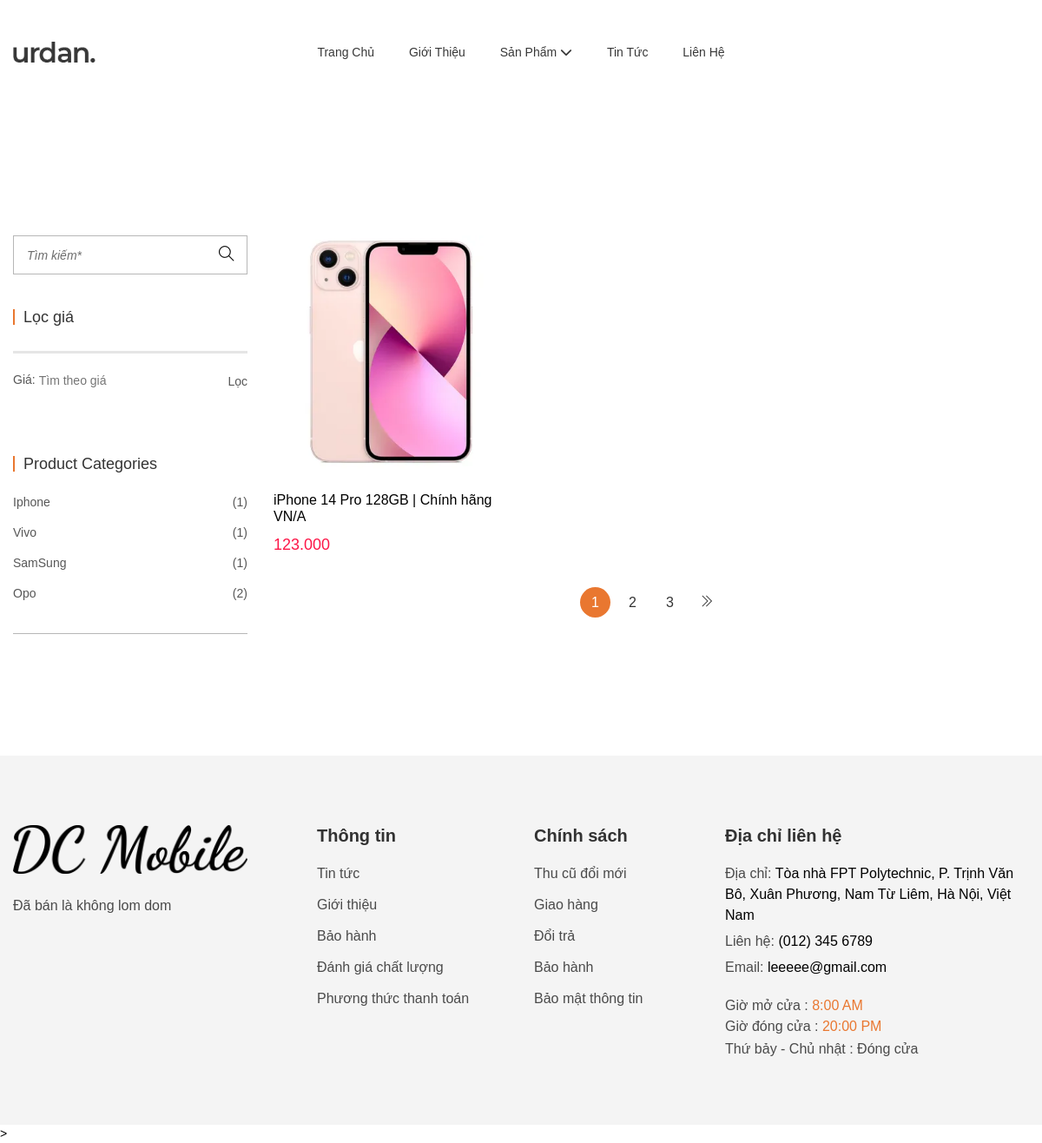
/?act=sptheodm&id=4, run on the app's committed database.
### tables this page shows
CREATE TABLE `sanpham` (
  `id` int NOT NULL,
  `tensp` varchar(255) NOT NULL,
  `giasp` int NOT NULL DEFAULT '0',
  `img` varchar(255) NOT NULL,
  `soluong` int NOT NULL,
  `trangthai` tinyint NOT NULL DEFAULT '0' COMMENT '0. Còn hàng\r\n1. Hết hàng',
  `mota` text NOT NULL,
  `luotxem` int NOT NULL DEFAULT '0',
  `iddm` int NOT NULL
);

CREATE TABLE `danhmuc` (
  `id` int NOT NULL,
  `name` varchar(255) NOT NULL,
  `img` varchar(255) NOT NULL,
  `is_delete` tinyint(1) NOT NULL DEFAULT '0'
);

### index.php (called while the page is built, shortened)
<?php
require_once "app/Model/clientModel/sanpham.php";
require_once "app/Model/clientModel/taikhoan.php";
require_once "app/Model/clientModel/pdo.php";
require_once "app/view/Client/header.php";
require_once "app/Controller/ClientController.php";
require_once "app/Model/clientModel/pdo.php";
require_once "app/view/Client/header.php";
require_once "app/Controller/ClientController.php";
require_once "app/view/Client/footer.php";

### app/Model/ClientModel/pdo.php (called while the page is built, shortened)
<?php
function pdo_get_connection(){
    $servername = "localhost";
    $username = "root";
    $password = "";
    try {
        $conn = new PDO("mysql:host=$servername;dbname=duan1_2024", $username, $password);
        $conn->setAttribute(PDO::ATTR_ERRMODE, PDO::ERRMODE_EXCEPTION);
        return $conn;
    } catch(PDOException $e) {
        echo "Connection failed: " . $e->getMessage();
    }
}
function pdo_query($sql){
    $sql_args=array_slice(func_get_args(),1);
    try{
        $conn=pdo_get_connection();
        $stmt=$conn->prepare($sql);
        $stmt->execute($sql_args);
        $rows=$stmt->fetchAll();
        return $rows;
    }
    catch(PDOException $e){
        throw $e;
    }
    finally{
        unset($conn);
    }
}
function pdo_query_one($sql){
    $sql_args=array_slice(func_get_args(),1);
    try{
        $conn=pdo_get_connection();
        $stmt=$conn->prepare($sql);
        $stmt->execute($sql_args);
        $row=$stmt->fetch(PDO::FETCH_ASSOC);
        return $row;
    }
    catch(PDOException $e){
        throw $e;
    }
    finally{
        unset($conn);
    }
}
?>

### app/Model/ClientModel/sanpham.php (called while the page is built, shortened)
<?php
function loadall_danhmuc()
{
    $sql = "SELECT * FROM danhmuc WHERE is_delete = 0";
    $listdanhmuc = pdo_query($sql);
    return $listdanhmuc;
}
function dem_sp_dm($iddm)
{
    $query = "SELECT COUNT(*) as countsp FROM sanpham WHERE iddm = '$iddm'";
    return pdo_query_one($query);
}
function load_all_spdm($iddm, $kyw, $giadau, $giacuoi, $page)
{
    $query = "SELECT * FROM sanpham WHERE 1";
    if ($iddm > 0) {
        $query .= " AND iddm=$iddm";
    }
    $batdau = intval($page * 9 - 9);
    $query .= " ORDER BY id desc limit $batdau,9";
    return pdo_query($query);
}

### app/Model/ClientModel/danhmuc.php (called while the page is built)
<?php
function load_danhmuchome(){
    $sql = "select * from danhmuc";
    $dm = pdo_query($sql);
    return $dm;
}

### app/view/Client/sanpham/sptheodm.php (the view, shortened to what this page needs)
<div class="shop-area shop-page-responsive pt-100 pb-100">
    <div class="container">
        <div class="row flex-row-reverse">
            <div class="col-lg-9">
                <div class="shop-bottom-area">
                    <div class="tab-content jump">
                        <div id="shop-1" class="tab-pane active">
                            <div class="row">
                                <?php
                                foreach ($list_sp_dm as $sp) {
                                    extract($sp);
                                ?>
                                    <div class="col-lg-4 col-md-4 col-sm-6 col-12">
                                        <div class="product-wrap mb-35" data-aos="fade-up" data-aos-delay="200">
                                            <div class="product-img img-zoom mb-25">
                                                <a href="product-details.html">
                                                    <img src="public/images/<?= $img ?>" alt="">
                                                </a>
                                            </div>
                                            <div class="product-content">
                                                <h3><a href=""><?= $tensp ?></a></h3>
                                                <div class="product-price">
                                                    <span class="new-price"><?= number_format($giasp, 3) ?> </span>
                                                </div>
                                            </div>
                                        </div>
                                    </div>
                                <?php } ?>
                            </div>
                            <div class="pagination-style-1" data-aos="fade-up" data-aos-delay="200">
                                <ul>
                                    <li><a class="active" href="#">1</a></li>
                                    <li><a href="#">2</a></li>
                                    <li><a href="#">3</a></li>
                                    <li><a class="next" href="#"><i class="ti-angle-double-right"></i></a></li>
                                </ul>
                            </div>
                        </div>
                    </div>
                </div>
            </div>
            <div class="col-lg-3">
            <?php extract($listdm);?>
                <div class="sidebar-wrapper">
                <div class="sidebar-widget mb-40" data-aos="fade-up" data-aos-delay="200">
                        <div class="search-wrap-2">
                            <form class="search-2-form" method="post" action="?act=sptheodm&id=<?=$iddm?>">
                                <input placeholder="Tìm kiếm*" type="text" name="timkiem">
                                <button class="button-search" type="submit" name="submittimkiem"><i class=" ti-search "></i></button>
                            </form>
                        </div>
                    </div>
                    <form action="?act=sptheodm&id=<?=$iddm?>" method="post">
                        <div class="sidebar-widget  mb-40 pb-35" data-aos="fade-up" data-aos-delay="200">
                            <div class="sidebar-widget-title mb-30">
                                <h3>Lọc giá</h3>
                            </div>
                            <div class="price-filter">
                                <div id="slider-range"></div>
                                <div class="price-slider-amount">
                                    <div class="label-input">
                                        <label>Giá:</label>
                                        <input type="text" id="amount" placeholder="Tìm theo giá" />
                                    </div>
                                    <button type="submit" name="submitlocgia">Lọc</button>
                                </div>
                            </div>
                        </div>
                    </form>
                    <div class="sidebar-widget sidebar-widget-border mb-40 pb-35" data-aos="fade-up" data-aos-delay="200">
                        <div class="sidebar-widget-title mb-25">
                            <h3>Product Categories</h3>
                        </div>
                        <div class="sidebar-list-style">
                            <ul>
                                <?php
                                $listdm = loadall_danhmuc();
                                foreach ($listdm as $dm) {
                                    extract($dm);
                                    $sp = dem_sp_dm($id);
                                    $countsp = $sp['countsp'];
                                    echo '<li><a href="index.php?act=sptheodm&id=' . $id . '">' . $name . ' <span>(' . $countsp . ')</span></a></li>';
                                }
                                ?>
                            </ul>
                        </div>
                    </div>
                </div>
            </div>
        </div>
    </div>
</div>

### data on the page
sanpham: img (picture), tensp "iPhone 14 Pro 128GB | Chính hãng VN/A", giasp "123.000"
danhmuc: name "Iphone", countsp "1"
danhmuc: name "Vivo", countsp "1"
danhmuc: name "SamSung", countsp "1"
danhmuc: name "Opo", countsp "2"
